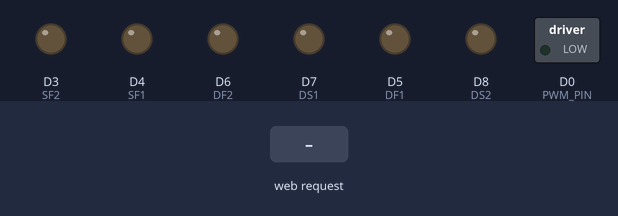
Simulated run of this sketch. Board: ESP8266 (NodeMCU). Shown: switched loads named in the sketch (green lamp = pin HIGH), output pins drawn as LEDs (lit = HIGH). Inputs (shaded band) come from the test bench. Pins used as bus, display or sensor lines are not drawn; what the sketch prints to the serial monitor is not drawn.

Above: at 1.2 s.
1.3 s: HTTP request GET /cmd?x=1 received
At 2.3 s:
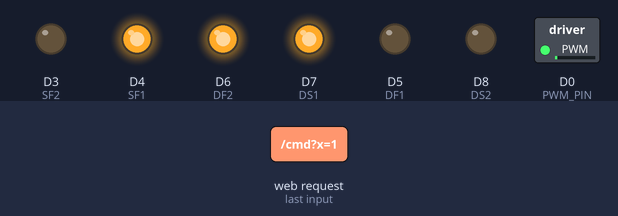
2.8 s: HTTP request GET /cmd?x=120 received
At 3.5 s:
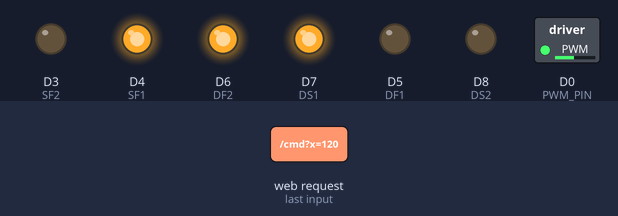
4.3 s: HTTP request GET /cmd?y=1 received
At 4.6 s:
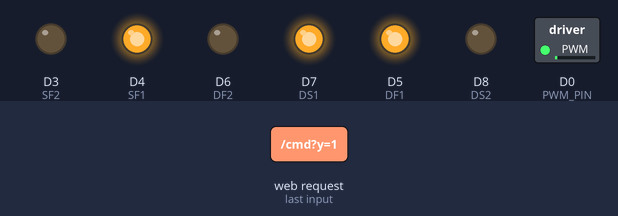
5.8 s: HTTP request GET /cmd?y=120 received
At 7.0 s:
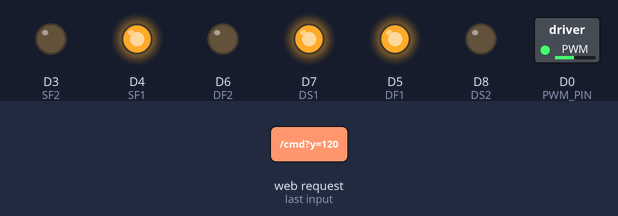
7.3 s: HTTP request GET /cmd?r=1 received
At 8.1 s:
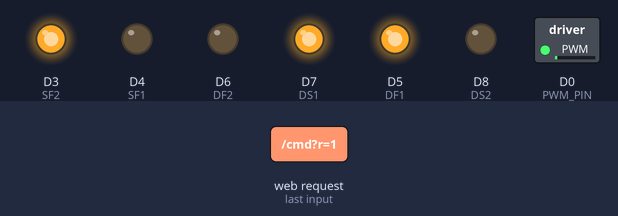
8.8 s: HTTP request GET /cmd?r=120 received
At 9.2 s:
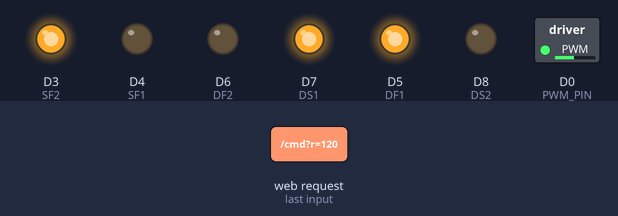
Timing chart, 0 to 11.3 s (numbered marks = the images above; inputs shaded):
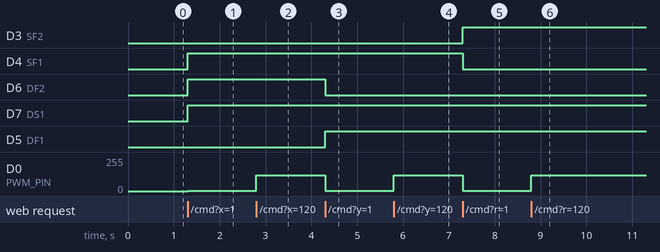

Measured:
- after the input at 1.3 s, D4 (SF1), D6 (DF2), D7 (DS1): LOW → HIGH at once; D0 (PWM_PIN): 0/255 → 1/255 at once
- after the input at 2.8 s, D0 (PWM_PIN): 1/255 → 120/255 at once
- after the input at 4.3 s, D6 (DF2): HIGH → LOW at once; D5 (DF1): LOW → HIGH at once; D0 (PWM_PIN): 120/255 → 1/255 at once
- after the input at 5.8 s, D0 (PWM_PIN): 1/255 → 120/255 at once
- after the input at 7.3 s, D3 (SF2): LOW → HIGH at once; D4 (SF1): HIGH → LOW at once; D0 (PWM_PIN): 120/255 → 1/255 at once
- after the input at 8.8 s, D0 (PWM_PIN): 1/255 → 120/255 at once

The sketch:

mecanum.ino
```cpp
#include <ESP8266WiFi.h>
#include <ESP8266WebServer.h>

ESP8266WebServer server(80);

//================ WIFI =================

const char* ssid = "MECANUM_ROBOT";
const char* pass = "12345678";

//============== PINI MOTOARE ==============

// Stânga Față
#define SF1 D4
#define SF2 D3

// Stânga Spate
#define SS1 D2
#define SS2 D1

// Dreapta Față
#define DF1 D5
#define DF2 D6

// Dreapta Spate
#define DS1 D7
#define DS2 D8

// PWM comun
#define PWM_PIN D0

//==========================================

int limitSpeed(int v)
{
  if (v > 255) v = 255;
  if (v < -255) v = -255;
  return v;
}

// Controlează doar direcția
void motor(int a, int b, int viteza)
{
  viteza = limitSpeed(viteza);

  if (viteza > 0)
  {
    digitalWrite(a, HIGH);
    digitalWrite(b, LOW);
  }
  else if (viteza < 0)
  {
    digitalWrite(a, LOW);
    digitalWrite(b, HIGH);
  }
  else
  {
    digitalWrite(a, LOW);
    digitalWrite(b, LOW);
  }
}

void drive(int x, int y, int r)
{
  // Corecție rotație
  r = -r;

  // Formula mecanum

  int sf = y + x + r;
  int df = y - x - r;

  int ss = y - x + r;
  int ds = y + x - r;

  // Normalizare

  int maxim = max(abs(sf),
              max(abs(df),
              max(abs(ss), abs(ds))));

  if (maxim > 255)
  {
    sf = sf * 255 / maxim;
    df = df * 255 / maxim;
    ss = ss * 255 / maxim;
    ds = ds * 255 / maxim;
  }

  // PWM comun

  int pwm = max(abs(sf),
            max(abs(df),
            max(abs(ss), abs(ds))));

  analogWrite(PWM_PIN, pwm);

  // Direcția motoarelor

  motor(SF1, SF2, sf);
  motor(DF1, DF2, df);
  motor(SS1, SS2, ss);
  motor(DS1, DS2, ds);
}

void handleCMD()
{
  int x = server.arg("x").toInt();
  int y = server.arg("y").toInt();
  int r = server.arg("r").toInt();

  drive(x, y, r);

  server.send(200, "text/plain", "OK");
}

void setup()
{
  Serial.begin(115200);

  pinMode(SF1, OUTPUT);
  pinMode(SF2, OUTPUT);

  pinMode(SS1, OUTPUT);
  pinMode(SS2, OUTPUT);

  pinMode(DF1, OUTPUT);
  pinMode(DF2, OUTPUT);

  pinMode(DS1, OUTPUT);
  pinMode(DS2, OUTPUT);

  pinMode(PWM_PIN, OUTPUT);

  analogWriteRange(255);
  analogWriteFreq(1000);
  analogWrite(PWM_PIN, 0);

  WiFi.softAP(ssid, pass);

  Serial.println();
  Serial.print("IP: ");
  Serial.println(WiFi.softAPIP());

  server.on("/cmd", handleCMD);

  server.begin();

  Serial.println("Server pornit.");
}

void loop()
{
  server.handleClient();
}
```
